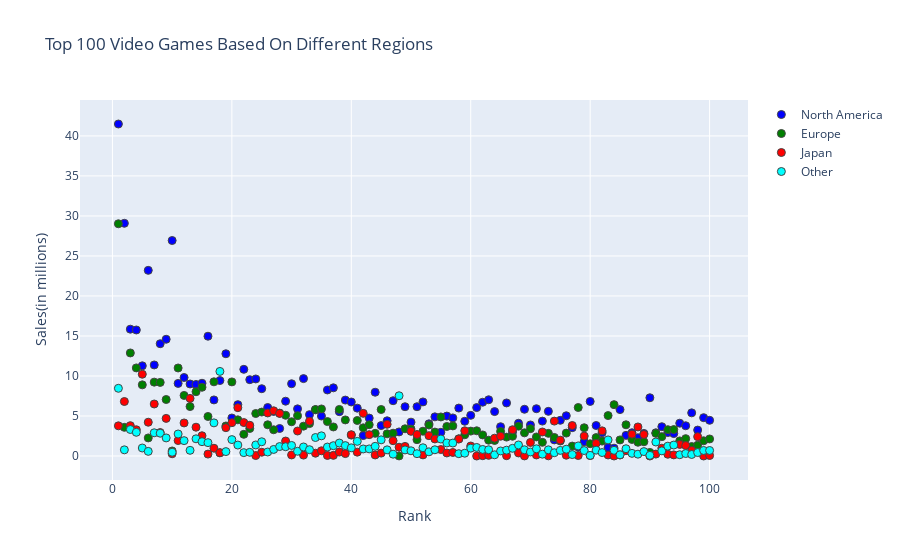

The notebook cell saved with this chart:
### Markdown cell above
### Top 100 video games based on different regions

### Code cell
trace1 = go.Scatter(
                    x = df_top_100["Rank"],
                    y = df_top_100["NA_Sales"],
                    mode = "markers",
                    name = "North America",
                    marker = dict(color = 'blue',size=8, line_width=1),
                    text= df_top_100["Name"],
                    )

                                        
trace2 = go.Scatter(
                    x = df_top_100["Rank"],
                    y = df_top_100["EU_Sales"],
                    mode = "markers",
                    name = "Europe",
                    marker = dict(color = 'green',size=8, line_width=1),
                    text= df_top_100["Name"],
                    )

trace3 = go.Scatter(
                    x = df_top_100["Rank"],
                    y = df_top_100["JP_Sales"],
                    mode = "markers",
                    name = "Japan",
                    marker = dict(color = 'red',size=8, line_width=1),
                    text= df_top_100["Name"], 
                    )

trace4 = go.Scatter(
                    x = df_top_100["Rank"],
                    y = df_top_100["Other_Sales"],
                    mode = "markers",
                    name = "Other",
                    marker = dict(color = 'aqua',size=8, line_width=1),
                    text= df_top_100["Name"])

layout = dict(title = "Top 100 Video Games Based On Different Regions",
             xaxis = dict(title = "Rank", ticklen= 5,zeroline= False,zerolinewidth=1,gridcolor="white"),
             yaxis = dict(title = "Sales(in millions)", ticklen= 5,zeroline= False,zerolinewidth=1,gridcolor="white"),
             )

data = [trace1, trace2, trace3, trace4]
fig = dict(data = data, layout = layout)
iplot(fig)

### Figure 1 — Plotly figure (JSON) as saved in the notebook; plotly's stock layout.template omitted (floating-point values rounded to 4 significant figures)
{"data": [{"marker": {"color": "blue", "line": {"width": 1}, "size": 8}, "mode": "markers", "name": "North America", "text": ["Wii Sports", "Super Mario Bros.", "Mario Kart Wii", "Wii Sports Resort", "Pokemon Red/Pokemon Blue", "Tetris", "New Super Mario Bros.", "Wii Play", "New Super Mario Bros. Wii", "Duck Hunt", "Nintendogs", "Mario Kart DS", "Pokemon Gold/Pokemon Silver", "Wii Fit", "Wii Fit Plus", "Kinect Adventures!", "Grand Theft Auto V", "Grand Theft Auto: San Andreas", "Super Mario World", "Brain Age: Train Your Brain in Minutes a Day", "Pokemon Diamond/Pokemon Pearl", "Super Mario Land", "Super Mario Bros. 3", "Grand Theft Auto V", "Grand Theft Auto: Vice City", "Pokemon Ruby/Pokemon Sapphire", "Pokemon Black/Pokemon White", "Brain Age 2: More Training in Minutes a Day", "Gran Turismo 3: A-Spec", "Call of Duty: Modern Warfare 3", "Pokémon Yellow: Special Pikachu Edition", "Call of Duty: Black Ops", "Pokemon X/Pokemon Y", "Call of Duty: Black Ops 3", "Call of Duty: Black Ops II", "Call of Duty: Black Ops II", "Call of Duty: Modern Warfare 2", "Call of Duty: Modern Warfare 3", "Grand Theft Auto III", "Super Smash Bros. Brawl", "Call of Duty: Black Ops", "Animal Crossing: Wild World", "Mario Kart 7", "Halo 3", "Grand Theft Auto V", "Pokemon HeartGold/Pokemon SoulSilver", "Super Mario 64", "Gran Turismo 4", "Super Mario Galaxy", "Pokemon Omega Ruby/Pokemon Alpha Sapphire", "Super Mario Land 2: 6 Golden Coins", "Grand Theft Auto IV", "Gran Turismo", "Super Mario 3D Land", "Gran Turismo 5", "Call of Duty: Modern Warfare 2", "Grand Theft Auto IV", "Super Mario All-Stars", "Pokemon FireRed/Pokemon LeafGreen", "Super Mario 64", "Just Dance 3", "Call of Duty: Ghosts", "Halo: Reach", "Mario Kart 64", "New Super Mario Bros. 2", "Halo 4", "Final Fantasy VII", "Call of Duty: Ghosts", "Just Dance 2", "Gran Turismo 2", "Call of Duty 4: Modern Warfare", "Donkey Kong Country", "Minecraft", "Animal Crossing: New Leaf", "Mario Party DS", "The Elder Scrolls V: Skyrim", "Super Mario Kart", "FIFA 16", "Wii Party", "Halo 2", "Mario Party 8", "Pokemon Black 2/Pokemon White 2", "FIFA Soccer 13", "The Sims 3", "GoldenEye 007", "Mario & Sonic at the Olympic Games", "Final Fantasy X", "Final Fantasy VIII", "Pokémon Platinum Version", "Pac-Man", "Grand Theft Auto: Liberty City Stories", "Super Mario Galaxy 2", "Star Wars Battlefront (2015)", "Call of Duty: Advanced Warfare", "The Legend of Zelda: Ocarina of Time", "Crash Bandicoot 2: Cortex Strikes Back", "Super Mario Bros. 2", "Super Smash Bros. for Wii U and 3DS", "Call of Duty: World at War", "Battlefield 3"], "type": "scatter", "x": [1, 2, 3, 4, 5, 6, 7, 8, 9, 10, 11, 12, 13, 14, 15, 16, 17, 18, 19, 20, 21, 22, 23, 24, 25, 26, 27, 28, 29, 30, 31, 32, 33, 34, 35, 36, 37, 38, 39, 40, 41, 42, 43, 44, 45, 46, 47, 48, 49, 50, 51, 52, 53, 54, 55, 56, 57, 58, 59, 60, 61, 62, 63, 64, 65, 66, 67, 68, 69, 70, 71, 72, 73, 74, 75, 76, 77, 78, 79, 80, 81, 82, 83, 84, 85, 86, 87, 88, 89, 90, 91, 92, 93, 94, 95, 96, 97, 98, 99, 100], "y": [41.49, 29.08, 15.85, 15.75, 11.27, 23.2, 11.38, 14.03, 14.59, 26.93, 9.07, 9.81, 9, 8.94, 9.09, 14.97, 7.01, 9.43, 12.78, 4.75, 6.42, 10.83, 9.54, 9.63, 8.41, 6.06, 5.57, 3.44, 6.85, 9.03, 5.89, 9.67, 5.17, 5.77, 4.99, 8.25, 8.52, 5.54, 6.99, 6.75, 5.98, 2.55, 4.74, 7.97, 3.8, 4.4, 6.91, 3.01, 6.16, 4.23, 6.16, 6.76, 4.02, 4.89, 2.96, 4.99, 4.76, 5.99, 4.34, 5.08, 6.05, 6.72, 7.03, 5.55, 3.66, 6.63, 3.01, 4.09, 5.84, 3.88, 5.91, 4.36, 5.58, 2.01, 4.46, 5.03, 3.54, 1.11, 1.79, 6.82, 3.81, 2.91, 1.06, 0.98, 5.8, 2.58, 2.91, 2.28, 2.82, 7.28, 2.9, 3.66, 2.93, 2.8, 4.1, 3.78, 5.39, 3.24, 4.79, 4.46]}, {"marker": {"color": "green", "line": {"width": 1}, "size": 8}, "mode": "markers", "name": "Europe", "text": ["Wii Sports", "Super Mario Bros.", "Mario Kart Wii", "Wii Sports Resort", "Pokemon Red/Pokemon Blue", "Tetris", "New Super Mario Bros.", "Wii Play", "New Super Mario Bros. Wii", "Duck Hunt", "Nintendogs", "Mario Kart DS", "Pokemon Gold/Pokemon Silver", "Wii Fit", "Wii Fit Plus", "Kinect Adventures!", "Grand Theft Auto V", "Grand Theft Auto: San Andreas", "Super Mario World", "Brain Age: Train Your Brain in Minutes a Day", "Pokemon Diamond/Pokemon Pearl", "Super Mario Land", "Super Mario Bros. 3", "Grand Theft Auto V", "Grand Theft Auto: Vice City", "Pokemon Ruby/Pokemon Sapphire", "Pokemon Black/Pokemon White", "Brain Age 2: More Training in Minutes a Day", "Gran Turismo 3: A-Spec", "Call of Duty: Modern Warfare 3", "Pokémon Yellow: Special Pikachu Edition", "Call of Duty: Black Ops", "Pokemon X/Pokemon Y", "Call of Duty: Black Ops 3", "Call of Duty: Black Ops II", "Call of Duty: Black Ops II", "Call of Duty: Modern Warfare 2", "Call of Duty: Modern Warfare 3", "Grand Theft Auto III", "Super Smash Bros. Brawl", "Call of Duty: Black Ops", "Animal Crossing: Wild World", "Mario Kart 7", "Halo 3", "Grand Theft Auto V", "Pokemon HeartGold/Pokemon SoulSilver", "Super Mario 64", "Gran Turismo 4", "Super Mario Galaxy", "Pokemon Omega Ruby/Pokemon Alpha Sapphire", "Super Mario Land 2: 6 Golden Coins", "Grand Theft Auto IV", "Gran Turismo", "Super Mario 3D Land", "Gran Turismo 5", "Call of Duty: Modern Warfare 2", "Grand Theft Auto IV", "Super Mario All-Stars", "Pokemon FireRed/Pokemon LeafGreen", "Super Mario 64", "Just Dance 3", "Call of Duty: Ghosts", "Halo: Reach", "Mario Kart 64", "New Super Mario Bros. 2", "Halo 4", "Final Fantasy VII", "Call of Duty: Ghosts", "Just Dance 2", "Gran Turismo 2", "Call of Duty 4: Modern Warfare", "Donkey Kong Country", "Minecraft", "Animal Crossing: New Leaf", "Mario Party DS", "The Elder Scrolls V: Skyrim", "Super Mario Kart", "FIFA 16", "Wii Party", "Halo 2", "Mario Party 8", "Pokemon Black 2/Pokemon White 2", "FIFA Soccer 13", "The Sims 3", "GoldenEye 007", "Mario & Sonic at the Olympic Games", "Final Fantasy X", "Final Fantasy VIII", "Pokémon Platinum Version", "Pac-Man", "Grand Theft Auto: Liberty City Stories", "Super Mario Galaxy 2", "Star Wars Battlefront (2015)", "Call of Duty: Advanced Warfare", "The Legend of Zelda: Ocarina of Time", "Crash Bandicoot 2: Cortex Strikes Back", "Super Mario Bros. 2", "Super Smash Bros. for Wii U and 3DS", "Call of Duty: World at War", "Battlefield 3"], "type": "scatter", "x": [1, 2, 3, 4, 5, 6, 7, 8, 9, 10, 11, 12, 13, 14, 15, 16, 17, 18, 19, 20, 21, 22, 23, 24, 25, 26, 27, 28, 29, 30, 31, 32, 33, 34, 35, 36, 37, 38, 39, 40, 41, 42, 43, 44, 45, 46, 47, 48, 49, 50, 51, 52, 53, 54, 55, 56, 57, 58, 59, 60, 61, 62, 63, 64, 65, 66, 67, 68, 69, 70, 71, 72, 73, 74, 75, 76, 77, 78, 79, 80, 81, 82, 83, 84, 85, 86, 87, 88, 89, 90, 91, 92, 93, 94, 95, 96, 97, 98, 99, 100], "y": [29.02, 3.58, 12.88, 11.01, 8.89, 2.26, 9.23, 9.2, 7.06, 0.63, 11, 7.57, 6.18, 8.03, 8.59, 4.94, 9.27, 0.4, 3.75, 9.26, 4.52, 2.71, 3.44, 5.31, 5.49, 3.9, 3.28, 5.36, 5.09, 4.28, 5.04, 3.73, 4.05, 5.81, 5.88, 4.3, 3.63, 5.82, 4.51, 2.61, 4.44, 3.52, 3.91, 2.83, 5.81, 2.77, 2.85, 0.01, 3.4, 3.37, 2.04, 3.1, 3.87, 2.99, 4.88, 3.69, 3.76, 2.15, 2.65, 3.11, 3.15, 2.63, 1.98, 1.94, 3.07, 2.36, 2.47, 3.73, 2.89, 3.42, 2.38, 1.71, 2.83, 2.32, 1.88, 2.86, 1.24, 6.06, 3.53, 1.53, 2.3, 1.86, 5.05, 6.42, 2.01, 3.9, 2.07, 1.72, 1.78, 0.45, 2.83, 2.42, 3.29, 3.3, 1.89, 2.17, 1.18, 1.35, 1.9, 2.13]}, {"marker": {"color": "red", "line": {"width": 1}, "size": 8}, "mode": "markers", "name": "Japan", "text": ["Wii Sports", "Super Mario Bros.", "Mario Kart Wii", "Wii Sports Resort", "Pokemon Red/Pokemon Blue", "Tetris", "New Super Mario Bros.", "Wii Play", "New Super Mario Bros. Wii", "Duck Hunt", "Nintendogs", "Mario Kart DS", "Pokemon Gold/Pokemon Silver", "Wii Fit", "Wii Fit Plus", "Kinect Adventures!", "Grand Theft Auto V", "Grand Theft Auto: San Andreas", "Super Mario World", "Brain Age: Train Your Brain in Minutes a Day", "Pokemon Diamond/Pokemon Pearl", "Super Mario Land", "Super Mario Bros. 3", "Grand Theft Auto V", "Grand Theft Auto: Vice City", "Pokemon Ruby/Pokemon Sapphire", "Pokemon Black/Pokemon White", "Brain Age 2: More Training in Minutes a Day", "Gran Turismo 3: A-Spec", "Call of Duty: Modern Warfare 3", "Pokémon Yellow: Special Pikachu Edition", "Call of Duty: Black Ops", "Pokemon X/Pokemon Y", "Call of Duty: Black Ops 3", "Call of Duty: Black Ops II", "Call of Duty: Black Ops II", "Call of Duty: Modern Warfare 2", "Call of Duty: Modern Warfare 3", "Grand Theft Auto III", "Super Smash Bros. Brawl", "Call of Duty: Black Ops", "Animal Crossing: Wild World", "Mario Kart 7", "Halo 3", "Grand Theft Auto V", "Pokemon HeartGold/Pokemon SoulSilver", "Super Mario 64", "Gran Turismo 4", "Super Mario Galaxy", "Pokemon Omega Ruby/Pokemon Alpha Sapphire", "Super Mario Land 2: 6 Golden Coins", "Grand Theft Auto IV", "Gran Turismo", "Super Mario 3D Land", "Gran Turismo 5", "Call of Duty: Modern Warfare 2", "Grand Theft Auto IV", "Super Mario All-Stars", "Pokemon FireRed/Pokemon LeafGreen", "Super Mario 64", "Just Dance 3", "Call of Duty: Ghosts", "Halo: Reach", "Mario Kart 64", "New Super Mario Bros. 2", "Halo 4", "Final Fantasy VII", "Call of Duty: Ghosts", "Just Dance 2", "Gran Turismo 2", "Call of Duty 4: Modern Warfare", "Donkey Kong Country", "Minecraft", "Animal Crossing: New Leaf", "Mario Party DS", "The Elder Scrolls V: Skyrim", "Super Mario Kart", "FIFA 16", "Wii Party", "Halo 2", "Mario Party 8", "Pokemon Black 2/Pokemon White 2", "FIFA Soccer 13", "The Sims 3", "GoldenEye 007", "Mario & Sonic at the Olympic Games", "Final Fantasy X", "Final Fantasy VIII", "Pokémon Platinum Version", "Pac-Man", "Grand Theft Auto: Liberty City Stories", "Super Mario Galaxy 2", "Star Wars Battlefront (2015)", "Call of Duty: Advanced Warfare", "The Legend of Zelda: Ocarina of Time", "Crash Bandicoot 2: Cortex Strikes Back", "Super Mario Bros. 2", "Super Smash Bros. for Wii U and 3DS", "Call of Duty: World at War", "Battlefield 3"], "type": "scatter", "x": [1, 2, 3, 4, 5, 6, 7, 8, 9, 10, 11, 12, 13, 14, 15, 16, 17, 18, 19, 20, 21, 22, 23, 24, 25, 26, 27, 28, 29, 30, 31, 32, 33, 34, 35, 36, 37, 38, 39, 40, 41, 42, 43, 44, 45, 46, 47, 48, 49, 50, 51, 52, 53, 54, 55, 56, 57, 58, 59, 60, 61, 62, 63, 64, 65, 66, 67, 68, 69, 70, 71, 72, 73, 74, 75, 76, 77, 78, 79, 80, 81, 82, 83, 84, 85, 86, 87, 88, 89, 90, 91, 92, 93, 94, 95, 96, 97, 98, 99, 100], "y": [3.77, 6.81, 3.79, 3.28, 10.22, 4.22, 6.5, 2.93, 4.7, 0.28, 1.93, 4.13, 7.2, 3.6, 2.53, 0.24, 0.97, 0.41, 3.54, 4.16, 6.04, 4.18, 3.84, 0.06, 0.47, 5.38, 5.65, 5.32, 1.87, 0.13, 3.12, 0.11, 4.34, 0.35, 0.65, 0.07, 0.08, 0.49, 0.3, 2.66, 0.48, 5.33, 2.67, 0.13, 0.36, 3.96, 1.91, 1.1, 1.2, 3.08, 2.69, 0.14, 2.54, 2.13, 0.81, 0.38, 0.44, 2.12, 3.15, 1.25, 0, 0.04, 0.08, 2.23, 2.47, 0.04, 3.28, 0.38, 0.01, 1.69, 0.13, 3, 0.02, 4.36, 1.98, 0.1, 3.81, 0.06, 2.49, 0.05, 1.58, 3.14, 0.13, 0, 0.13, 0.66, 2.73, 3.63, 2.69, 0, 0.24, 0.98, 0.22, 0.14, 1.45, 1.31, 0.7, 2.42, 0, 0.06]}, {"marker": {"color": "aqua", "line": {"width": 1}, "size": 8}, "mode": "markers", "name": "Other", "text": ["Wii Sports", "Super Mario Bros.", "Mario Kart Wii", "Wii Sports Resort", "Pokemon Red/Pokemon Blue", "Tetris", "New Super Mario Bros.", "Wii Play", "New Super Mario Bros. Wii", "Duck Hunt", "Nintendogs", "Mario Kart DS", "Pokemon Gold/Pokemon Silver", "Wii Fit", "Wii Fit Plus", "Kinect Adventures!", "Grand Theft Auto V", "Grand Theft Auto: San Andreas", "Super Mario World", "Brain Age: Train Your Brain in Minutes a Day", "Pokemon Diamond/Pokemon Pearl", "Super Mario Land", "Super Mario Bros. 3", "Grand Theft Auto V", "Grand Theft Auto: Vice City", "Pokemon Ruby/Pokemon Sapphire", "Pokemon Black/Pokemon White", "Brain Age 2: More Training in Minutes a Day", "Gran Turismo 3: A-Spec", "Call of Duty: Modern Warfare 3", "Pokémon Yellow: Special Pikachu Edition", "Call of Duty: Black Ops", "Pokemon X/Pokemon Y", "Call of Duty: Black Ops 3", "Call of Duty: Black Ops II", "Call of Duty: Black Ops II", "Call of Duty: Modern Warfare 2", "Call of Duty: Modern Warfare 3", "Grand Theft Auto III", "Super Smash Bros. Brawl", "Call of Duty: Black Ops", "Animal Crossing: Wild World", "Mario Kart 7", "Halo 3", "Grand Theft Auto V", "Pokemon HeartGold/Pokemon SoulSilver", "Super Mario 64", "Gran Turismo 4", "Super Mario Galaxy", "Pokemon Omega Ruby/Pokemon Alpha Sapphire", "Super Mario Land 2: 6 Golden Coins", "Grand Theft Auto IV", "Gran Turismo", "Super Mario 3D Land", "Gran Turismo 5", "Call of Duty: Modern Warfare 2", "Grand Theft Auto IV", "Super Mario All-Stars", "Pokemon FireRed/Pokemon LeafGreen", "Super Mario 64", "Just Dance 3", "Call of Duty: Ghosts", "Halo: Reach", "Mario Kart 64", "New Super Mario Bros. 2", "Halo 4", "Final Fantasy VII", "Call of Duty: Ghosts", "Just Dance 2", "Gran Turismo 2", "Call of Duty 4: Modern Warfare", "Donkey Kong Country", "Minecraft", "Animal Crossing: New Leaf", "Mario Party DS", "The Elder Scrolls V: Skyrim", "Super Mario Kart", "FIFA 16", "Wii Party", "Halo 2", "Mario Party 8", "Pokemon Black 2/Pokemon White 2", "FIFA Soccer 13", "The Sims 3", "GoldenEye 007", "Mario & Sonic at the Olympic Games", "Final Fantasy X", "Final Fantasy VIII", "Pokémon Platinum Version", "Pac-Man", "Grand Theft Auto: Liberty City Stories", "Super Mario Galaxy 2", "Star Wars Battlefront (2015)", "Call of Duty: Advanced Warfare", "The Legend of Zelda: Ocarina of Time", "Crash Bandicoot 2: Cortex Strikes Back", "Super Mario Bros. 2", "Super Smash Bros. for Wii U and 3DS", "Call of Duty: World at War", "Battlefield 3"], "type": "scatter", "x": [1, 2, 3, 4, 5, 6, 7, 8, 9, 10, 11, 12, 13, 14, 15, 16, 17, 18, 19, 20, 21, 22, 23, 24, 25, 26, 27, 28, 29, 30, 31, 32, 33, 34, 35, 36, 37, 38, 39, 40, 41, 42, 43, 44, 45, 46, 47, 48, 49, 50, 51, 52, 53, 54, 55, 56, 57, 58, 59, 60, 61, 62, 63, 64, 65, 66, 67, 68, 69, 70, 71, 72, 73, 74, 75, 76, 77, 78, 79, 80, 81, 82, 83, 84, 85, 86, 87, 88, 89, 90, 91, 92, 93, 94, 95, 96, 97, 98, 99, 100], "y": [8.46, 0.77, 3.31, 2.96, 1, 0.58, 2.9, 2.85, 2.26, 0.47, 2.75, 1.92, 0.71, 2.15, 1.79, 1.67, 4.14, 10.57, 0.55, 2.05, 1.37, 0.42, 0.46, 1.38, 1.78, 0.5, 0.82, 1.18, 1.16, 1.32, 0.59, 1.13, 0.79, 2.31, 2.52, 1.12, 1.29, 1.62, 1.3, 1.02, 1.83, 0.88, 0.89, 1.21, 2.02, 0.77, 0.23, 7.53, 0.76, 0.65, 0.29, 1.03, 0.52, 0.78, 2.12, 1.63, 1.62, 0.29, 0.35, 0.98, 1.07, 0.82, 0.78, 0.15, 0.63, 0.73, 0.96, 1.38, 0.78, 0.5, 0.9, 0.23, 0.77, 0.41, 0.7, 0.85, 0.18, 1.26, 0.68, 0.08, 0.73, 0.43, 2.01, 0.71, 0.15, 0.91, 0.33, 0.23, 0.55, 0.08, 1.75, 0.64, 1.23, 1.37, 0.16, 0.31, 0.19, 0.43, 0.69, 0.69]}], "layout": {"title": {"text": "Top 100 Video Games Based On Different Regions"}, "xaxis": {"gridcolor": "white", "ticklen": 5, "title": {"text": "Rank"}, "zeroline": false, "zerolinewidth": 1}, "yaxis": {"gridcolor": "white", "ticklen": 5, "title": {"text": "Sales(in millions)"}, "zeroline": false, "zerolinewidth": 1}}}
